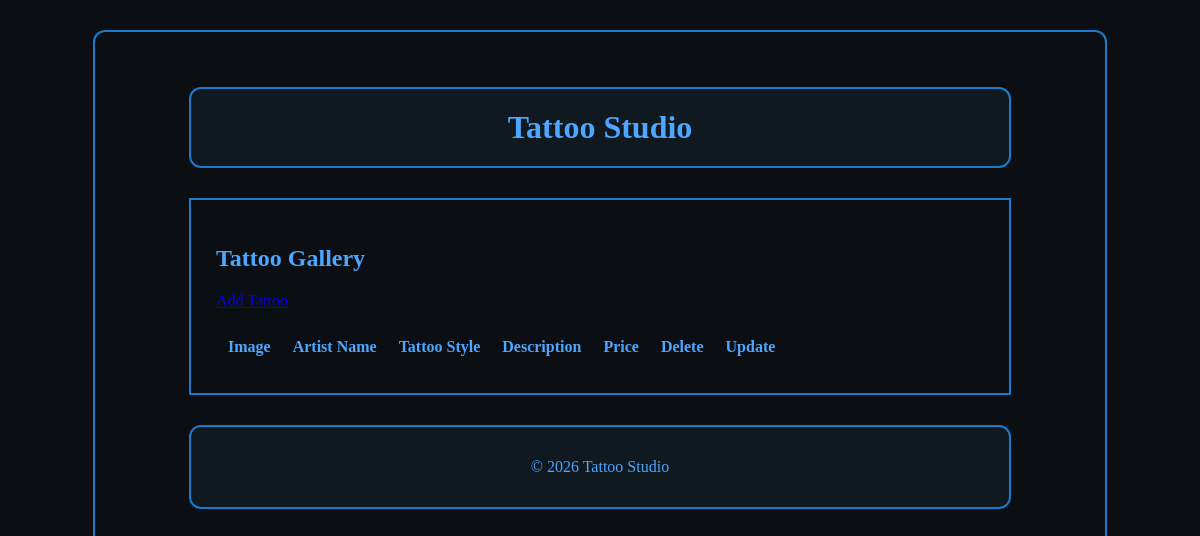
Before: / with the older database file.
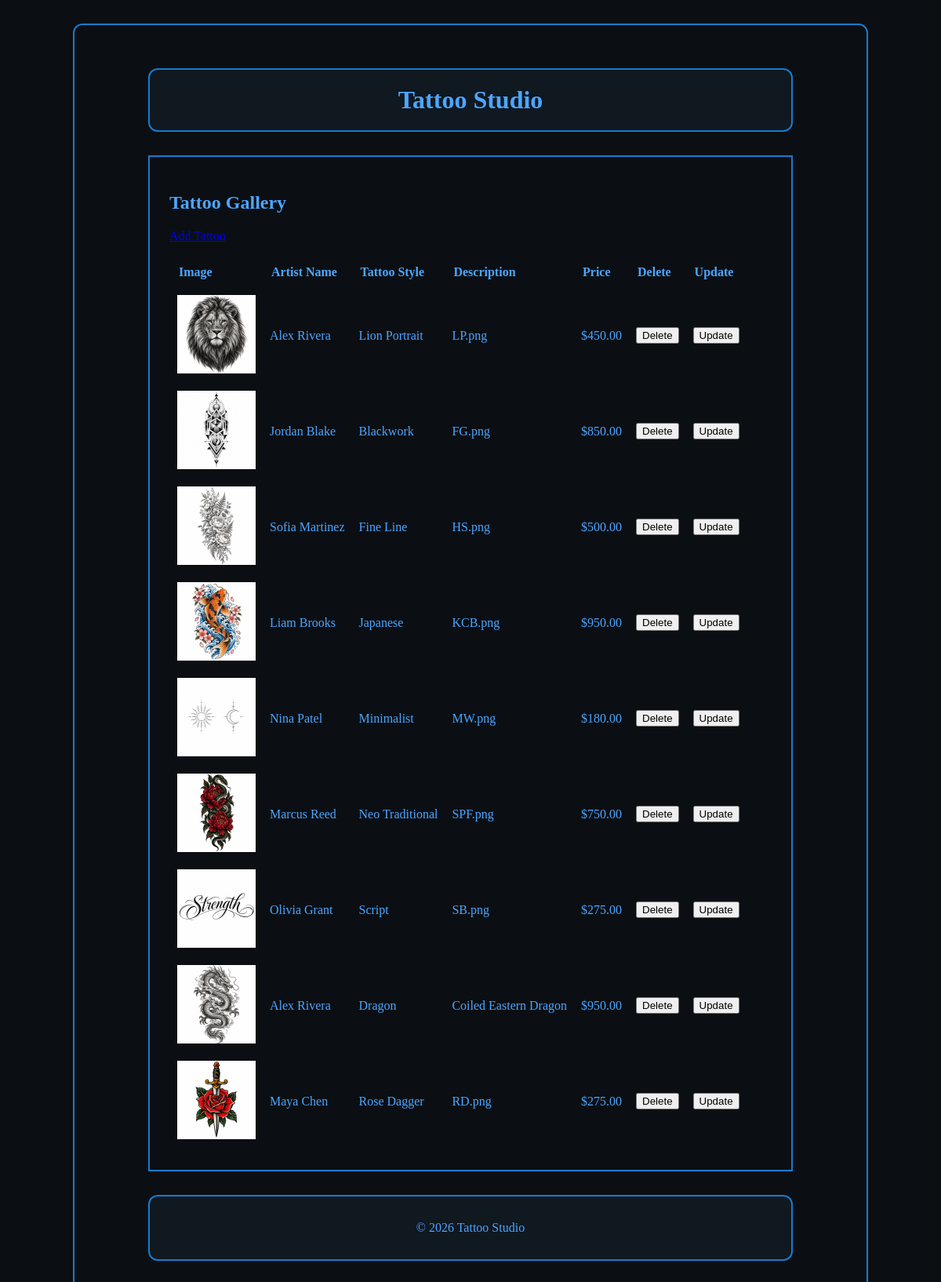
After: the same page with the newer database file.
### tables this page shows
CREATE TABLE `tatoos` (
  `tattooID` int(11) NOT NULL,
  `artistID` int(11) NOT NULL,
  `tattooStyle` varchar(50) NOT NULL,
  `description` varchar(255) NOT NULL,
  `price` decimal(8,2) NOT NULL,
  `imageName` varchar(255) DEFAULT NULL
);

CREATE TABLE `artists` (
  `artistID` int(11) NOT NULL,
  `artistName` varchar(50) NOT NULL
);

### index.php (the view, shortened to what this page needs)
<?php
    require_once('database.php');
    $query = 'SELECT t.tattooID,
                     a.artistName,
                     t.tattooStyle,
                     t.description,
                     t.price,
                     t.imageName
              FROM tatoos AS t
              JOIN artists AS a
                  ON t.artistID = a.artistID
              ORDER BY t.tattooID';
    $statement = $db->prepare($query);
    $statement->execute();
    $tatoos = $statement->fetchAll();
?>
<?php include('header.php'); ?>
<main>
    <h2>Tattoo Gallery</h2>
    <p><a href="add_tattoo_form.php">Add Tattoo</a></p>
    <table>
        <tr>
            <th>Image</th>
            <th>Artist Name</th>
            <th>Tattoo Style</th>
            <th>Description</th>
            <th>Price</th>
            <th>Delete</th>
            <th>Update</th>
        </tr>
        <?php foreach ($tatoos as $tattoo) : ?>
        <tr>
            <td>
                <?php if (!empty($tattoo['imageName'])) : ?>
                    <img
                        src="<?php echo htmlspecialchars('./images/' . $tattoo['imageName']); ?>"
                        alt="<?php echo htmlspecialchars($tattoo['description']); ?>"
                    >
                <?php else : ?>
                    No image
                <?php endif; ?>
            </td>
            <td><?php echo htmlspecialchars($tattoo['artistName']); ?></td>
            <td><?php echo htmlspecialchars($tattoo['tattooStyle']); ?></td>
            <td><?php echo htmlspecialchars($tattoo['description']); ?></td>
            <td>$<?php echo number_format($tattoo['price'], 2); ?></td>
            <td>
                <form action="delete_tattoo.php" method="post">
                    <button type="submit">Delete</button>
                </form>
            </td>
            <td>
                <form action="update_tattoo_form.php" method="post">
                    <button type="submit">Update</button>
                </form>
            </td>
        </tr>
        <?php endforeach; ?>
    </table>
</main>
<?php include('footer.php'); ?>

Changed rows visible on the page:
now on this page (row edited): tatoos: imageName (picture), artistID.artistName "Alex Rivera", tattooStyle "Lion Portrait", description "LP.png", price "450.00"
now on this page (row edited): tatoos: imageName (picture), artistID.artistName "Jordan Blake", tattooStyle "Blackwork", description "FG.png", price "850.00"
now on this page (row edited): tatoos: imageName (picture), artistID.artistName "Sofia Martinez", tattooStyle "Fine Line", description "HS.png", price "500.00"
now on this page (row edited): tatoos: imageName (picture), artistID.artistName "Liam Brooks", tattooStyle "Japanese", description "KCB.png", price "950.00"
now on this page (row edited): tatoos: imageName (picture), artistID.artistName "Nina Patel", tattooStyle "Minimalist", description "MW.png", price "180.00"
now on this page (row edited): tatoos: imageName (picture), artistID.artistName "Marcus Reed", tattooStyle "Neo Traditional", description "SPF.png", price "750.00"
now on this page (row edited): tatoos: imageName (picture), artistID.artistName "Olivia Grant", tattooStyle "Script", description "SB.png", price "275.00"
added tatoos: imageName+description (picture), artistID.artistName "Alex Rivera", tattooStyle "Dragon", description "Coiled Eastern Dragon", price "950.00"
added tatoos: imageName (picture), artistID.artistName "Maya Chen", tattooStyle "Rose Dagger", description "RD.png", price "275.00"
